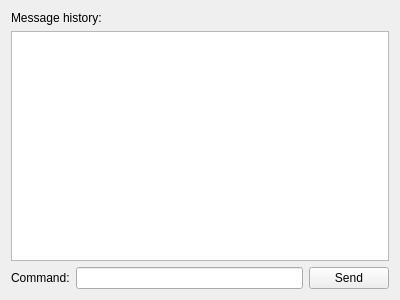
<?xml version="1.0" encoding="UTF-8"?>
<ui version="4.0">
 <class>MainWindow</class>
 <widget class="QMainWindow" name="MainWindow">
  <property name="geometry">
   <rect>
    <x>0</x>
    <y>0</y>
    <width>400</width>
    <height>300</height>
   </rect>
  </property>
  <property name="windowTitle">
   <string>Social Sports CLI</string>
  </property>
  <widget class="QWidget" name="centralWidget">
   <layout class="QVBoxLayout" name="verticalLayout_2">
    <item>
     <layout class="QVBoxLayout" name="verticalLayout">
      <item>
       <widget class="QLabel" name="label_2">
        <property name="text">
         <string>Message history:</string>
        </property>
       </widget>
      </item>
      <item>
       <widget class="QTextEdit" name="textEditMessageHistory">
        <property name="readOnly">
         <bool>true</bool>
        </property>
       </widget>
      </item>
     </layout>
    </item>
    <item>
     <layout class="QHBoxLayout" name="horizontalLayout">
      <item>
       <widget class="QLabel" name="label">
        <property name="text">
         <string>Command:</string>
        </property>
       </widget>
      </item>
      <item>
       <widget class="QLineEdit" name="lineEditCommand"/>
      </item>
      <item>
       <widget class="QPushButton" name="buttonSend">
        <property name="text">
         <string>Send</string>
        </property>
       </widget>
      </item>
     </layout>
    </item>
   </layout>
  </widget>
  <action name="actionSend_Command">
   <property name="text">
    <string>Send Command</string>
   </property>
  </action>
 </widget>
 <layoutdefault spacing="6" margin="11"/>
 <resources/>
 <connections/>
</ui>
